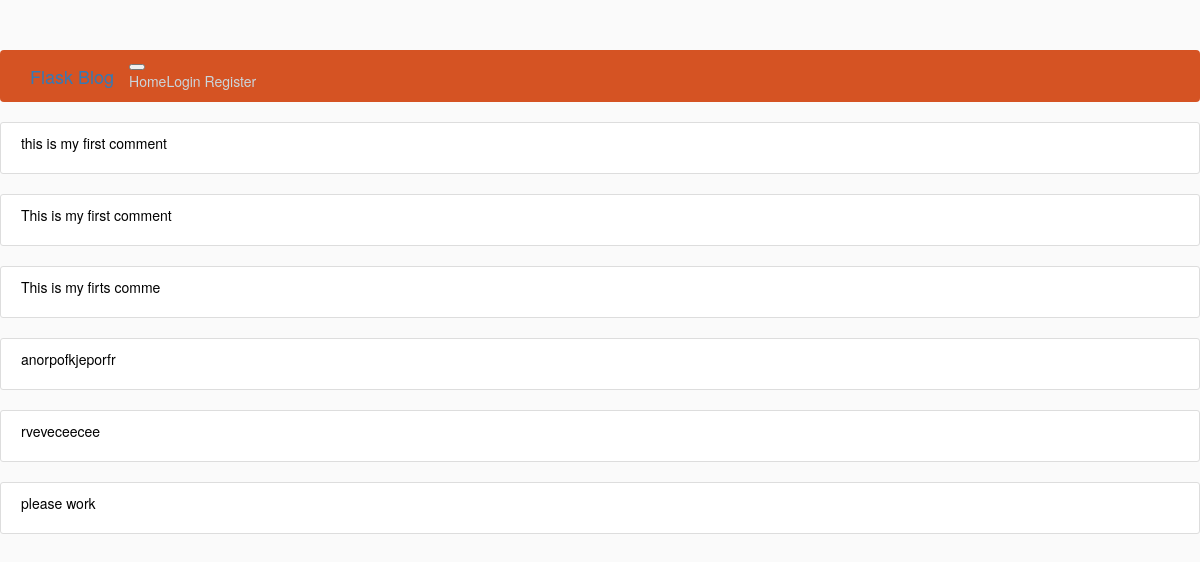
/comments, run on an earlier commit of the app's database.
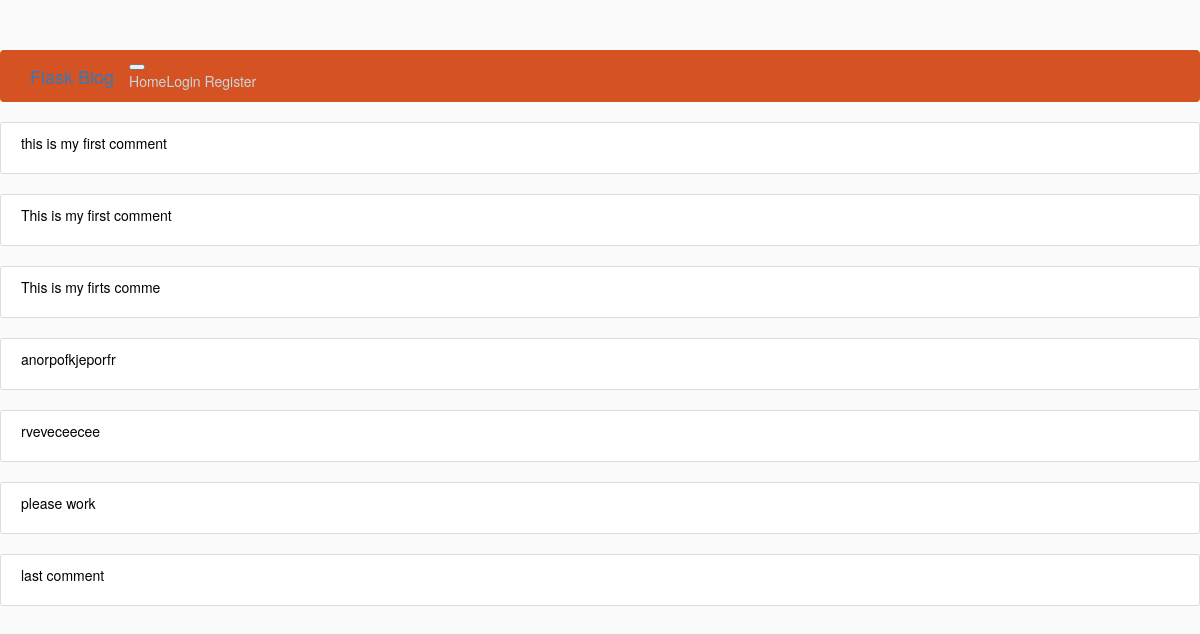
And on a later commit of the database.
### app/models.py (models this page shows, shortened)
class Comments(db.Model):
    id = db.Column(db.Integer, primary_key=True)
    pitch_id = db.Column(db.Integer, db.ForeignKey('post.id'))
    comment = db.Column(db.String(), nullable=False)
    user_id = db.Column(db.Integer, db.ForeignKey('user.id'))

### app/routes.py (the view)
@app.route("/comments")
def comments():
    comments = Comments.query.all()
    return render_template('comments.html',comments=comments)

### app/templates/comments.html
{% extends "base.html" %}
{% block content %}
{% for comments in comments %}
    <article class="media content-section">
    <div class="media-body">
        <p class="article-content">{{ comments.comment }}</p>
    </article>
{% endfor %}
{% endblock content %}

### app/templates/base.html
{% extends 'bootstrap/base.html'%}
{% block navbar %}
    {% include 'navbar.html' %}
{% endblock %}

### app/templates/navbar.html (shortened to what this page needs)
<!DOCTYPE html>
<html>
  <head>
    <link rel="stylesheet" type="text/css" href="{{ url_for('static', filename='main.css') }}">
  </head>
  <body>
    <header class="site-header">
      <nav class="navbar navbar-expand-md navbar-dark bg-steel fixed-top">
        <div class="container">
          <a class="navbar-brand mr-4" href="/">Flask Blog</a>
          <button class="navbar-toggler" type="button" data-toggle="collapse" data-target="#navbarToggle" aria-controls="navbarToggle" aria-expanded="false" aria-label="Toggle navigation">
          </button>
          <div class="collapse navbar-collapse" id="navbarToggle">
            <div class="navbar-nav mr-auto">
              <a class="nav-item nav-link" href="{{ url_for('home') }}">Home</a>
            </div>
            <div class="navbar-nav">
              {% if current_user.is_authenticated %}
                <a class="nav-item nav-link" href="{{ url_for('new_post') }}">New Post</a>
                <a class="nav-item nav-link" href="{{ url_for('account') }}">Account</a>
                <a class="nav-item nav-link" href="{{ url_for('logout') }}">Logout</a>
              {% else %}
                <a class="nav-item nav-link" href="{{ url_for('login') }}">Login</a>
                <a class="nav-item nav-link" href="{{ url_for('register') }}">Register</a>
              {% endif %}
            </div>
          </div>
        </div>
      </nav>
    </header>
  </body>
</html>

### app/static/main.css (style rules this page uses)
body { background: #fafafa; color: #010101; margin-top: 5rem; }
.bg-steel { background-color: #D55323; }
.site-header .navbar-nav .nav-link { color: #cbd5db; }
.content-section { background: #ffffff; padding: 10px 20px; border: 1px solid #dddddd; border-radius: 3px; margin-bottom: 20px; }
.article-content { white-space: pre-line; }

What changed in the data, as far as the page shows it:
added Comments: comment "last comment"
